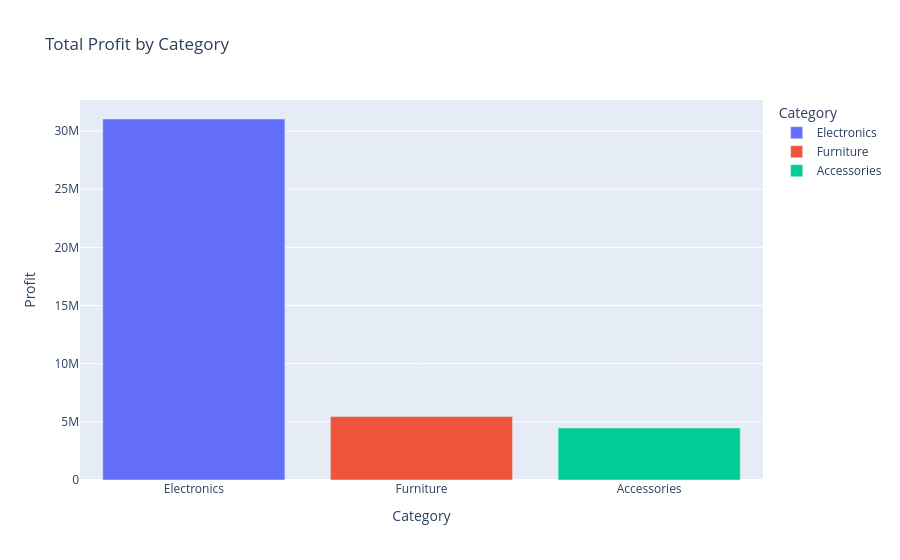

The notebook cell this image was saved under:
### Code cell
category_profit = (
    df.groupby("Category", as_index=False)["Profit"]
    .sum()
    .sort_values("Profit", ascending=False)
)

fig = px.bar(
    category_profit,
    x="Category",
    y="Profit",
    color="Category",
    title="Total Profit by Category"
)

fig.show()

### Figure 1 — Plotly figure (JSON) as saved in the notebook; plotly's stock layout.template omitted (floating-point values rounded to 4 significant figures)
{"data": [{"hovertemplate": "Category=%{x}<br>Profit=%{y}<extra></extra>", "legendgroup": "Electronics", "marker": {"color": "#636efa", "pattern": {"shape": ""}}, "name": "Electronics", "orientation": "v", "showlegend": true, "textposition": "auto", "type": "bar", "x": ["Electronics"], "xaxis": "x", "y": [31040000.0], "yaxis": "y"}, {"hovertemplate": "Category=%{x}<br>Profit=%{y}<extra></extra>", "legendgroup": "Furniture", "marker": {"color": "#EF553B", "pattern": {"shape": ""}}, "name": "Furniture", "orientation": "v", "showlegend": true, "textposition": "auto", "type": "bar", "x": ["Furniture"], "xaxis": "x", "y": [5457000.0], "yaxis": "y"}, {"hovertemplate": "Category=%{x}<br>Profit=%{y}<extra></extra>", "legendgroup": "Accessories", "marker": {"color": "#00cc96", "pattern": {"shape": ""}}, "name": "Accessories", "orientation": "v", "showlegend": true, "textposition": "auto", "type": "bar", "x": ["Accessories"], "xaxis": "x", "y": [4474000.0], "yaxis": "y"}], "layout": {"barmode": "relative", "legend": {"title": {"text": "Category"}, "tracegroupgap": 0}, "title": {"text": "Total Profit by Category"}, "xaxis": {"anchor": "y", "categoryarray": ["Electronics", "Furniture", "Accessories"], "categoryorder": "array", "domain": [0, 1], "title": {"text": "Category"}}, "yaxis": {"anchor": "x", "domain": [0, 1], "title": {"text": "Profit"}}}}
